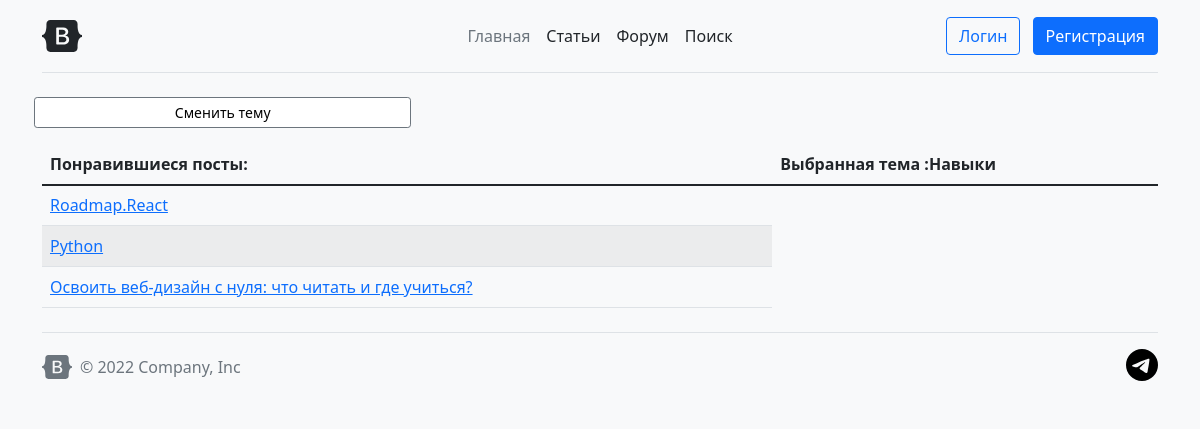
Page /diplom/userpage.php (signed in) on the committed database.
### tables this page shows
CREATE TABLE `tags` (
  `id` int NOT NULL,
  `name` varchar(255) NOT NULL
);

CREATE TABLE `article` (
  `id` int NOT NULL,
  `name` varchar(255) NOT NULL,
  `url` varchar(255) NOT NULL,
  `type_Id` int NOT NULL,
  `interest` int DEFAULT '0'
);

### diplom/userpage.php (the view, shortened to what this page needs)
<?php include("header.php");?>
<div class="container">
    <div >
        <div class="row row-cols-1 row-cols-sm-2 row-cols-md-3 g-3">
             <?php
                    $mysqli= new mysqli("localhost", "root", "", "diploma");
                    $ts=$_SESSION["userid"];
                    $chek = "SELECT user_id FROM usertags WHERE (user_id='$ts')";
                    if ($result = $mysqli->query($chek)) {
                        $rowsCount = $result->num_rows;
                        if ($rowsCount > 0) {
                            echo "<a style='background-color:white;color: black ' href='tagtest.php' class='btn btn-sm btn-outline-secondary'>Сменить тему</a>";
                        }
                        else {
                            echo "<a style='background-color:white;color: black ' href='tagtest.php' class='btn btn-sm btn-outline-secondary'>Выбор темы</a>";
                        }
                    }
                        ?>
            </div>
        </div>
        <table class="table table-striped">
            <thead>
            <tr>
                <th scope="col">Понравившиеся посты:</th>
               <?php
                    $mysqli= new mysqli("localhost", "root", "", "diploma");
                    $ts=$_SESSION["userid"];
                    $chek = "SELECT user_id FROM usertags WHERE (user_id='$ts')";
                    if ($result = $mysqli->query($chek)) {
                        $rowsCount = $result->num_rows;
                        if ($rowsCount > 0) {
                            $sql = "SELECT tags.name as название FROM tags,users,usertags WHERE users.user_id='$ts' and usertags.user_id=users.user_id and usertags.tags_id=tags.id";
                            if ($result = $mysqli->query($sql)) {
                                foreach ($result as $row) {
                                    echo  "<th scope='col'>Выбранная тема :";
                                    echo $row["название"];
                                    echo "</th>";
                                }
                            }
                            }
                            else
                            {
                                echo  "<th scope='col'>Выберите интересующую тему</th>";
                            }
                        }
                    ?>
            </tr>
            </thead>
            <tr>
                <?php
                $userid=$_SESSION['userid'];
                $sql = "select article.name as Название,article.url as url from likedpost,users,article
where likedpost.post_id=article.id and likedpost.user_id=users.user_id and users.user_id='$userid'";
                if($result = $mysqli->query($sql)){
                    foreach($result as $row){
                        $entry=$row["url"];
                        echo "<tr>";
                        echo "<td><a  ' href=\"$entry\">" . $row["Название"] . "</a></td>";
                        echo "</tr>";
                    }
                    echo "</table>";
                } else{
                    echo "Ошибка: " . $mysqli->error;
                }
                ?>
    </div>
<?php include("footer.php");?>
</body>
</html>

### rows in the picture
tags: name "Навыки"
article: name "Roadmap.React"
article: name "Python"
article: name "Освоить веб-дизайн с нуля: что читать и где учиться?"
